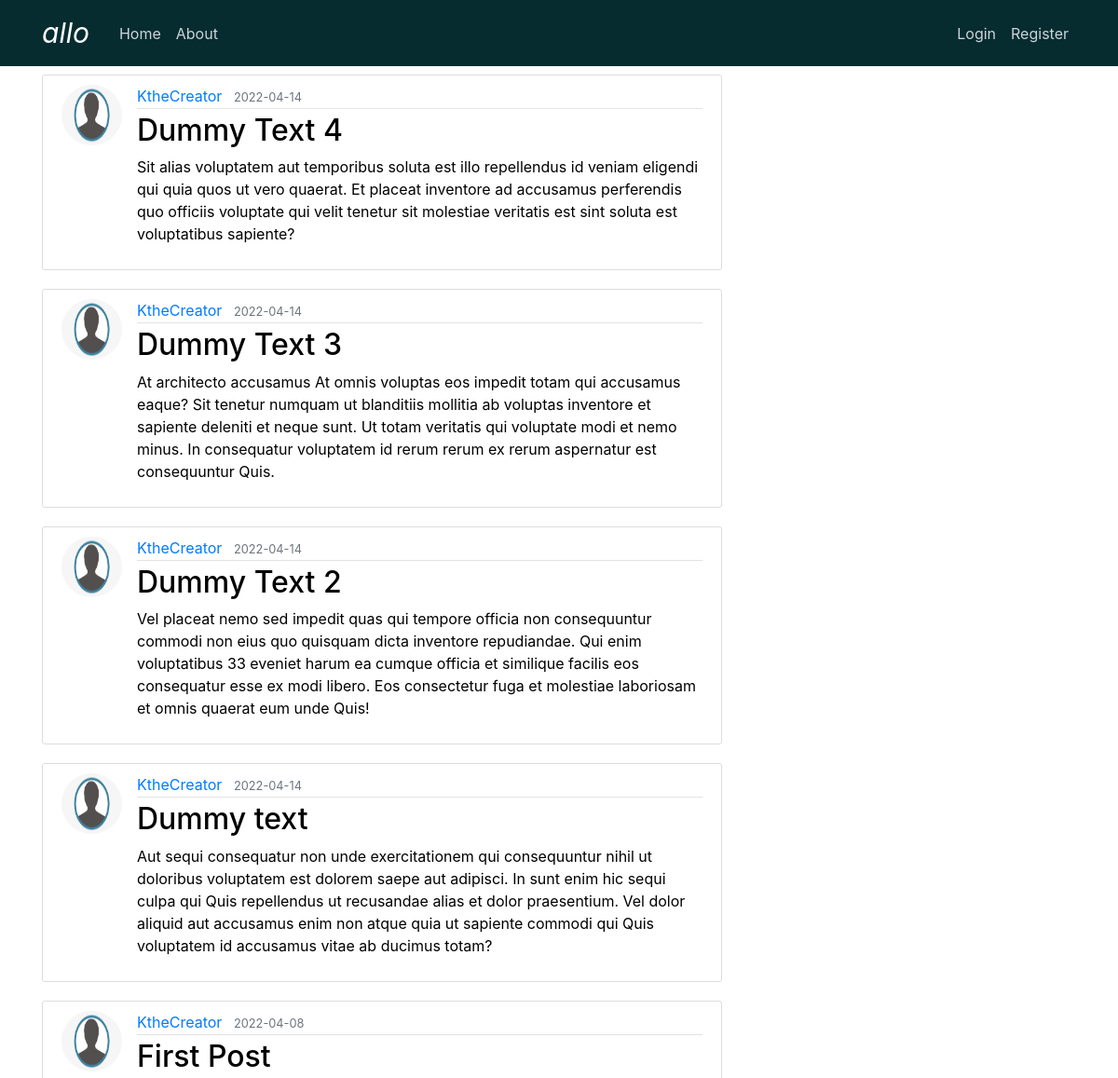
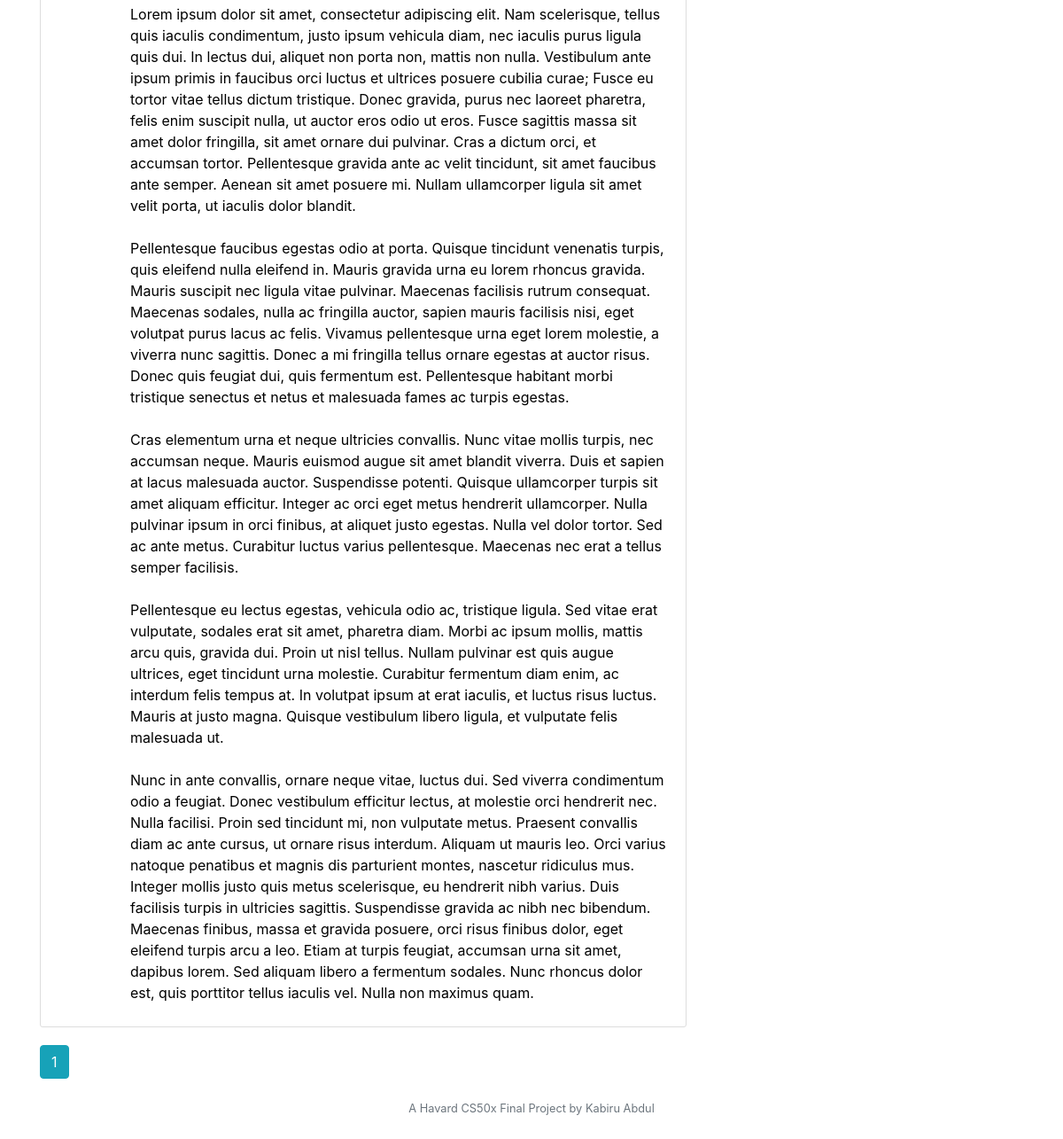
The page /home on the database its author committed (2 pictures, top to bottom).
### allo/models.py (models this page shows, shortened)
class Post(db.Model):
    id = db.Column(db.Integer, primary_key=True)
    title = db.Column(db.String(100), nullable=False)
    date_posted = db.Column(db.DateTime, nullable=False, default=datetime.utcnow)
    content = db.Column(db.Text, nullable=False)
    user_id = db.Column(db.Integer, db.ForeignKey('user.id'), nullable=False)

class User(db.Model, UserMixin):
    id = db.Column(db.Integer, primary_key=True)
    username = db.Column(db.String(20), unique=True, nullable=False)
    email = db.Column(db.String(120), unique=True, nullable=False)
    image_file = db.Column(db.String(20), nullable=False, default='default.jpg')
    password = db.Column(db.String(60), nullable=False)
    posts = db.relationship('Post', backref='author', lazy=True)

### allo/routes.py (the view)
@app.route("/")
@app.route("/home")
def home():
    page = request.args.get('page', 1, type=int)
    posts = Post.query.order_by(Post.date_posted.desc()).paginate(page=page, per_page=5)
    return render_template('home.html', posts=posts)

### allo/templates/home.html
{% extends "layout.html" %}
{% block content %}
    {% for post in posts.items %}
        <article class="media content-section">
          <img class="rounded-circle article-img" src="{{ url_for('static', filename='profile_pics/' + post.author.image_file) }}">
          <div class="media-body">
            <div class="article-metadata">
              <a class="mr-2" href="{{ url_for('user_posts', username=post.author.username) }}">{{ post.author.username }}</a>
              <small class="text-muted">{{ post.date_posted.strftime('%Y-%m-%d') }}</small>
            </div>
            <h2><a class="article-title" href="{{ url_for('post', post_id=post.id) }}">{{ post.title }}</a></h2>
            <p class="article-content">{{ post.content }}</p>
          </div>
        </article>
    {% endfor %}
    {% for page_num in posts.iter_pages(left_edge=1, right_edge=1, left_current=1, right_current=2) %}
      {% if page_num %}
        {% if posts.page == page_num %}
          <a class="btn btn-info mb-4" href="{{ url_for('home', page=page_num) }}">{{ page_num }}</a>
        {% else %}
          <a class="btn btn-outline-info mb-4" href="{{ url_for('home', page=page_num) }}">{{ page_num }}</a>
        {% endif %}
      {% else %}
        ...
      {% endif %}
    {% endfor %}
{% endblock content %}

### allo/templates/layout.html (shortened to what this page needs)
<!DOCTYPE html>
<html>
<head>
    <link rel="stylesheet" href="https://maxcdn.bootstrapcdn.com/bootstrap/4.0.0/css/bootstrap.min.css">
    <link rel="stylesheet" type="text/css" href="{{ url_for('static', filename='main.css') }}">
</head>
<body>
    <header class="site-header">
      <nav class="navbar navbar-expand-md navbar-dark bg-steel fixed-top">
        <div class="container">
          <a class="navbar-brand mr-4" href="/">allo</a>
          <div class="collapse navbar-collapse" id="navbarToggle">
            <div class="navbar-nav mr-auto">
              <a class="nav-item nav-link" href="{{ url_for('home') }}">Home</a>
              <a class="nav-item nav-link" href="{{ url_for('about') }}">About</a>
            </div>
            <div class="navbar-nav">
              {% if current_user.is_authenticated %}
                <a class="nav-item nav-link" href="{{ url_for('new_post') }}">New Post</a>
                <a class="nav-item nav-link" href="{{ url_for('account') }}">Account</a>
                <a class="nav-item nav-link" href="{{ url_for('logout') }}">Logout</a>
              {% else %}
                <a class="nav-item nav-link" href="{{ url_for('login') }}">Login</a>
                <a class="nav-item nav-link" href="{{ url_for('register') }}">Register</a>
              {% endif %}
            </div>
          </div>
        </div>
      </nav>
    </header>
    <main role="main" class="container">
      <div class="row">
        <div class="col-md-8">
          {% block content %}{% endblock %}
        </div>
      </div>
    </main>
    <footer class="mb-5 small text-center text-muted">
            <p>A Havard CS50x Final Project by Kabiru Abdul</p>
    </footer>
</body>
</html>

### allo/static/main.css (style rules this page uses)
body { background: white; color: black; margin-top: 5rem; }
h1, h2, h3, h4, h5, h6 { color: black; }
.bg-steel { background-color: #062C30; }
.site-header .navbar-nav .nav-link { color: #cbd5db; }
.content-section { background: #ffffff; padding: 10px 20px; border: 1px solid #dddddd; border-radius: 3px; margin-bottom: 20px; }
.article-title { color: black; }
.article-content { white-space: pre-line; }
.article-img { height: 65px; width: 65px; margin-right: 16px; }
.article-metadata { padding-bottom: 1px; margin-bottom: 4px; border-bottom: 1px solid #e3e3e3 }
.navbar-brand { font-size: 30px; font-style: italic; }

### rows shown on the page
Post: image_file (placeholder picture), author.username "KtheCreator", date_posted "2022-04-14", title "Dummy Text 4", content "Sit alias voluptatem aut temporibus soluta est illo repellendus id veniam eligendi qui quia quos ut vero quaerat. Et placeat inventore ad accusamus perferendis quo officiis voluptate qui velit tenetur sit molestiae veritatis est sint soluta est voluptatibus sapiente?"
Post: image_file (placeholder picture), author.username "KtheCreator", date_posted "2022-04-14", title "Dummy Text 3", content "At architecto accusamus At omnis voluptas eos impedit totam qui accusamus eaque? Sit tenetur numquam ut blanditiis mollitia ab voluptas inventore et sapiente deleniti et neque sunt. Ut totam veritatis qui voluptate modi et nemo minus. In consequatur voluptatem id rerum rerum ex rerum aspernatur est consequuntur Quis."
Post: image_file (placeholder picture), author.username "KtheCreator", date_posted "2022-04-14", title "Dummy Text 2", content "Vel placeat nemo sed impedit quas qui tempore officia non consequuntur commodi non eius quo quisquam dicta inventore repudiandae. Qui enim voluptatibus 33 eveniet harum ea cumque officia et similique facilis eos consequatur esse ex modi libero. Eos consectetur fuga et molestiae laboriosam et omnis quaerat eum unde Quis!"
Post: image_file (placeholder picture), author.username "KtheCreator", date_posted "2022-04-14", title "Dummy text", content "Aut sequi consequatur non unde exercitationem qui consequuntur nihil ut doloribus voluptatem est dolorem saepe aut adipisci. In sunt enim hic sequi culpa qui Quis repellendus ut recusandae alias et dolor praesentium. Vel dolor aliquid aut accusamus enim non atque quia ut sapiente commodi qui Quis voluptatem id accusamus vitae ab ducimus totam?"
Post: image_file (placeholder picture), author.username "KtheCreator", date_posted "2022-04-08", title "First Post", content "Lorem ipsum dolor sit amet, consectetur adipiscing elit. Nam scelerisque, tellus quis iaculis condimentum, justo ipsum vehicula diam, nec iaculis purus ligula quis dui. In lectus dui, aliquet non porta non, mattis non nulla. Vestibulum ante ipsum primis in faucibus orci luctus et ultrices posuere cubilia curae; Fusce eu tortor vitae tellus dictum tristique. Donec gravida, purus nec laoreet pharetra, felis enim suscipit nulla, ut auctor eros odio ut eros. Fusce sagittis massa sit amet dolor fringilla, sit amet ornare dui pulvinar. Cras a dictum orci, et accumsan tortor. Pellentesque gravida ante ac velit tincidunt, sit amet faucibus ante semper. Aenean sit amet posuere mi. Nullam ullamcorper…"

### other values the page prints
{{ page_num }} "1"
